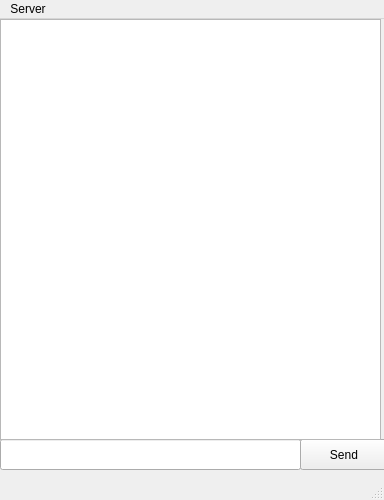
<?xml version="1.0" encoding="UTF-8"?>
<ui version="4.0">
 <class>MainWindow</class>
 <widget class="QMainWindow" name="MainWindow">
  <property name="geometry">
   <rect>
    <x>0</x>
    <y>0</y>
    <width>384</width>
    <height>500</height>
   </rect>
  </property>
  <property name="windowTitle">
   <string>BOE</string>
  </property>
  <widget class="QWidget" name="centralwidget">
   <widget class="QLineEdit" name="text">
    <property name="geometry">
     <rect>
      <x>0</x>
      <y>420</y>
      <width>301</width>
      <height>31</height>
     </rect>
    </property>
   </widget>
   <widget class="QPushButton" name="sendB">
    <property name="geometry">
     <rect>
      <x>300</x>
      <y>420</y>
      <width>88</width>
      <height>31</height>
     </rect>
    </property>
    <property name="text">
     <string>Send</string>
    </property>
   </widget>
   <widget class="QTextBrowser" name="chatBox">
    <property name="geometry">
     <rect>
      <x>0</x>
      <y>0</y>
      <width>381</width>
      <height>421</height>
     </rect>
    </property>
   </widget>
  </widget>
  <widget class="QStatusBar" name="statusbar"/>
  <widget class="QMenuBar" name="menuBar">
   <property name="geometry">
    <rect>
     <x>0</x>
     <y>0</y>
     <width>384</width>
     <height>21</height>
    </rect>
   </property>
   <widget class="QMenu" name="menuServer">
    <property name="title">
     <string>Server</string>
    </property>
    <addaction name="actionConnect"/>
   </widget>
   <addaction name="menuServer"/>
  </widget>
  <action name="actionConnect">
   <property name="text">
    <string>Connect</string>
   </property>
  </action>
 </widget>
 <resources/>
 <connections/>
</ui>
